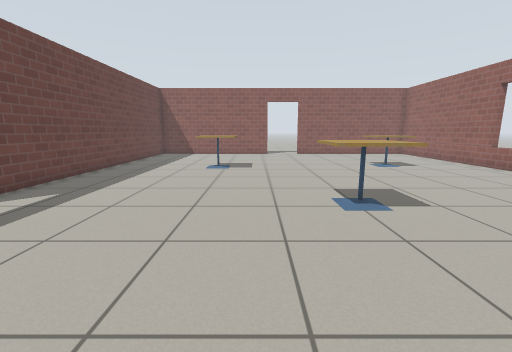
View 1 (above)

14 first-person views from a walk through a world built for the Gazebo simulator. The camera is 0.9 m above the floor, tilts 10° down and sees 90° across. The floor is counted in squares, 0.5 m on a side. Each view is taken from the middle of a square. On the plan, view 1 faces up. The plan holds only what a view shows up to about 15 squares ahead; the rest is blank. The robots in the file are not drawn. Simple patterns stand in for the simulator's built-in surfaces.

View 2
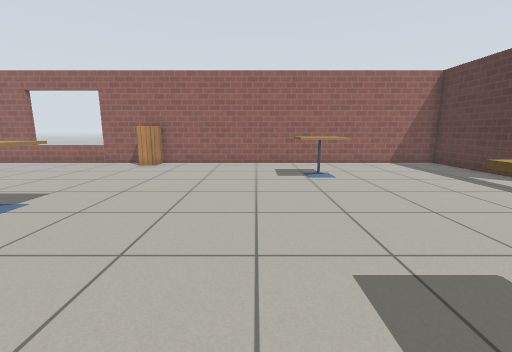

View 3
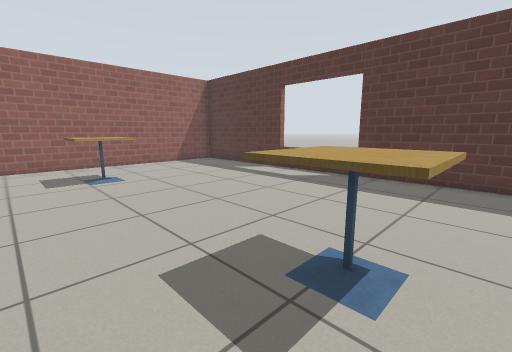

View 4
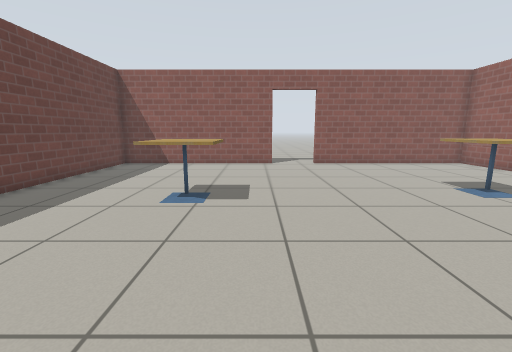

View 5
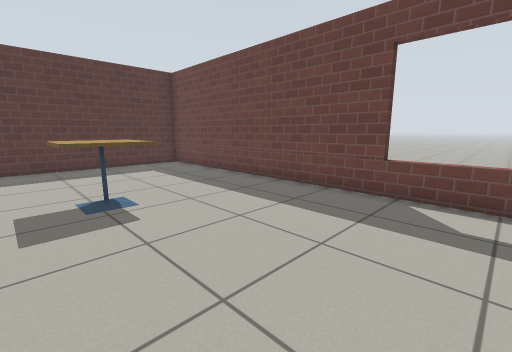

View 6
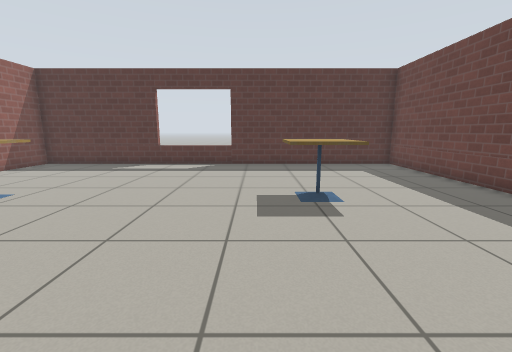

View 7
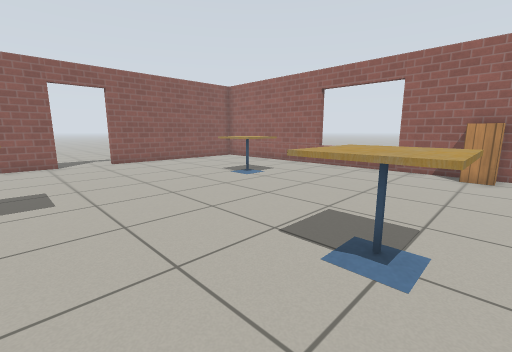

View 8
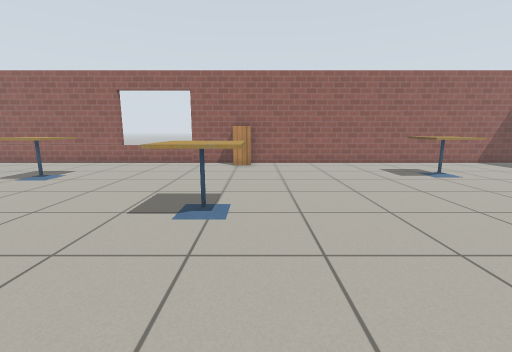

View 9
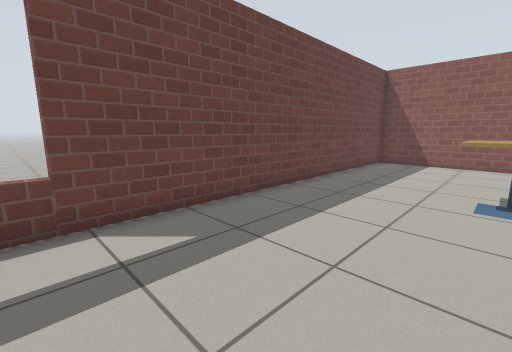

View 10
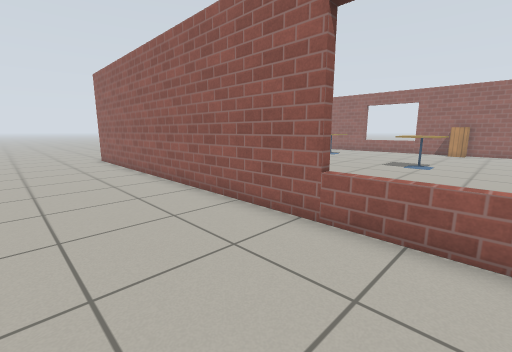

View 11
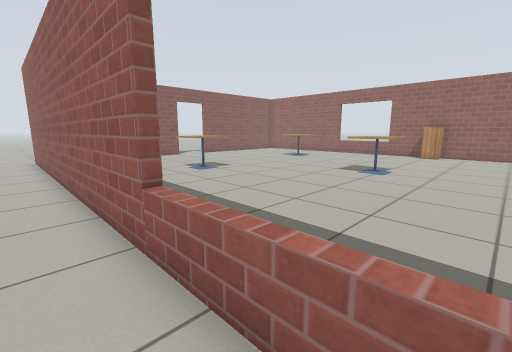

View 12
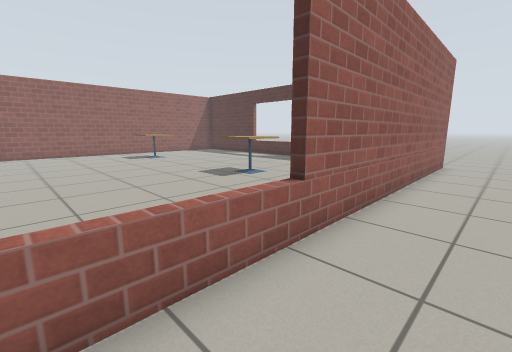

View 13
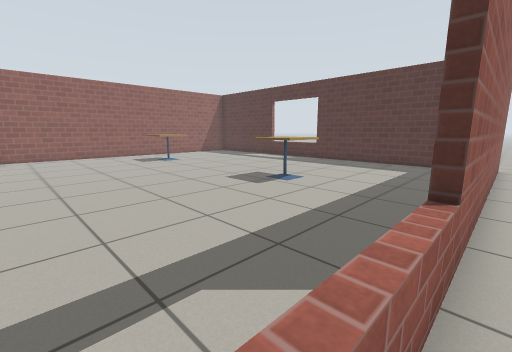

View 14
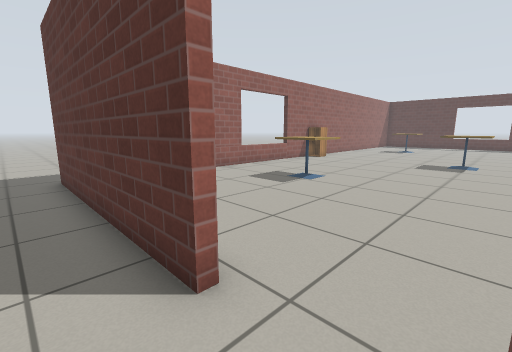

### Floor plan
Points are (right, up) in squares from view 1. A wall is a line through its corners. A room is listed if a view was taken in it or the views show most of it. See-through windows are left out.
Room 1 (views 1, 2, 3, 4, 5, 6, 7, 8, 9)
walls: (1, 20.3) (-7.4, 20.3) (-7.4, -10.1) (11.5, -10.1) (11.5, 20.3) (3.3, 20.3)
ways out: open door at (2, 20.5) to room 3
objects: cafe table (-3, 12) to (-1, 13); cafe table (-2, -4) to (-1, -2); cafe table (2, 6) to (3, 7); cafe table (6, 13) to (7, 14); cafe table (7, -3) to (8, -2); cabinet (11, 6)
Room 2 (views 10, 11, 12, 13)
walls: (-7.2, 5.5) (-7.8, 5.5); (-7.8, 1.5) (-7.2, 1.5); (-7.7, -10.4) (-7.7, 20.6)
Room 3 (view 14)
walls: (3.3, 20.6) (11.9, 20.6)
ways out: open door at (2, 20.5) to room 1

Positions as (right, up) in squares from view 1, and headings:
1: (0, 0), facing up
2: (-3, 0), facing right
3: (-3, 0), facing down-right
4: (0, 6), facing up
5: (0, 4), facing down-left
6: (0, 4), facing down
7: (-1, 5), facing up-right
8: (-3, 5), facing right
9: (-2, 5), facing up-left
10: (-12, 3), facing up-right
11: (-9, 2), facing up-right
12: (-10, 5), facing down-right
13: (-8, 5), facing down-right
14: (1, 22), facing down-right
